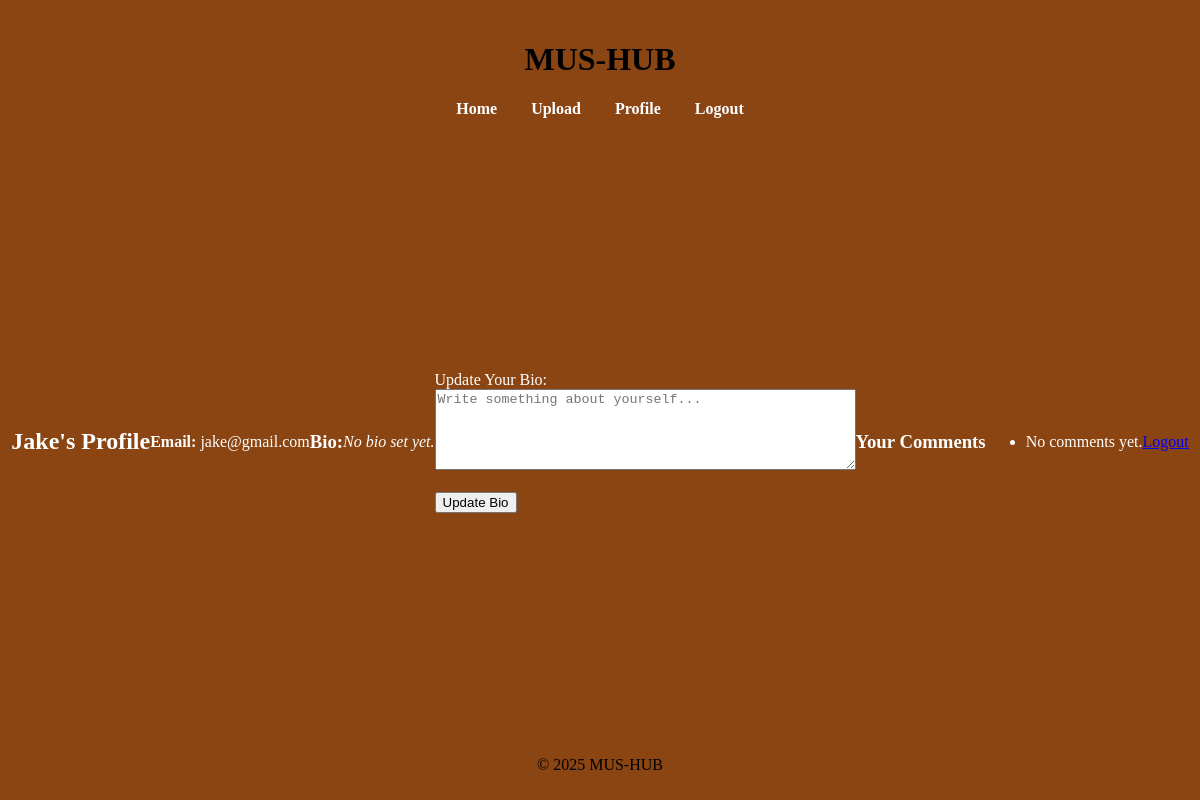
The app's page /profile (signed in), older data.
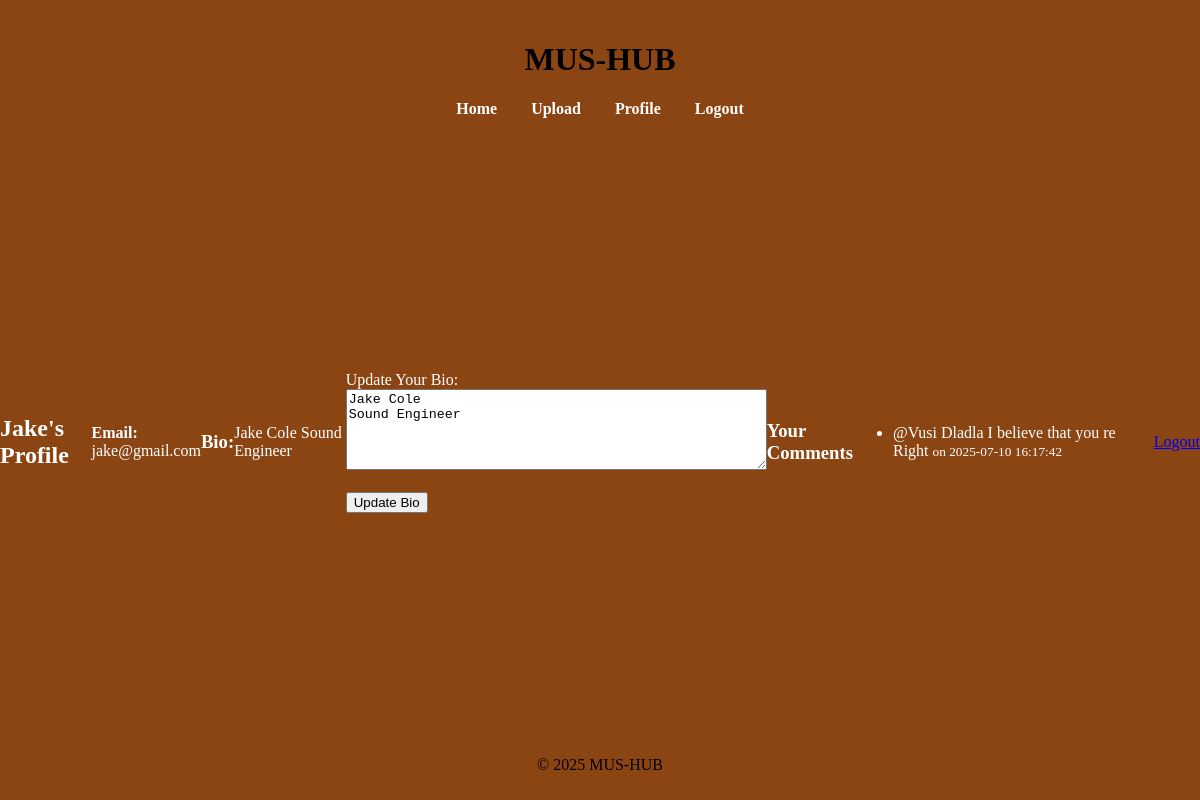
The same page, newer data.
### app.py (models this page shows)
class User(db.Model):
    UserID = db.Column(db.Integer, primary_key=True)
    Username = db.Column(db.String(80), nullable=False)
    Email = db.Column(db.String(120), unique=True, nullable=False)
    Password = db.Column(db.String(200), nullable=False)
    Role = db.Column(db.String(20), nullable=False)
    Bio = db.Column(db.String(500))
    comments = db.relationship('Comment', backref='author', lazy=True)

class Comment(db.Model):
    CommentID = db.Column(db.Integer, primary_key=True)
    ContentID = db.Column(db.Integer, db.ForeignKey('content.ContentID'), nullable=False)
    UserID = db.Column(db.Integer, db.ForeignKey('user.UserID'), nullable=False)
    CommentText = db.Column(db.Text, nullable=False)
    CommentDate = db.Column(db.DateTime, default=datetime.utcnow)
    user = db.relationship('User')  # For displaying commenter name

### app.py (the view, shortened to what this page needs)
@app.route('/profile', methods=['GET', 'POST'])
def profile():
    user_id = session.get('user_id')
    if user_id is None:
        return redirect(url_for('login'))
    user = User.query.get(user_id)
    return render_template('profile.html', user=user)

### templates/profile.html (shortened to what this page needs)
{% extends "base.html" %}
{% block content %}
<h2>{{ user.Username }}'s Profile</h2>
<p><strong>Email:</strong> {{ user.Email }}</p>
<h3>Bio:</h3>
{% if user.Bio %}
    <p>{{ user.Bio }}</p>
{% else %}
    <p><em>No bio set yet.</em></p>
{% endif %}
<form action="{{ url_for('profile') }}" method="POST">
    <label for="bio">Update Your Bio:</label><br>
    <textarea name="bio" id="bio" rows="5" cols="50" placeholder="Write something about yourself...">{{ user.Bio or '' }}</textarea><br><br>
    <button type="submit">Update Bio</button>
</form>
<h3>Your Comments</h3>
<ul>
    {% for comment in user.comments %}
        <li>{{ comment.CommentText }}
        <small>on {{ comment.CommentDate.strftime('%Y-%m-%d %H:%M:%S') }}</small></li>
    {% else %}
        <li>No comments yet.</li>
    {% endfor %}
</ul>
<a href="{{ url_for('logout') }}">Logout</a>
{% endblock %}

### templates/base.html (shortened to what this page needs)
<!DOCTYPE html>
<html lang="en">
<head>
    <link rel="stylesheet" href="{{ url_for('static', filename='base.css') }}">
</head>
<body>
    <header>
        <h1>MUS-HUB</h1>
        <nav>
            <ul>
                <li><a href="/">Home</a></li>
                <li><a href="/upload">Upload</a></li>
                {% if 'user_id' in session %}
                    <li><a href="{{ url_for('profile') }}">Profile</a></li>
                    <li><a href="{{ url_for('logout') }}">Logout</a></li>
                {% else %}
                    <li><a href="/register">Register</a></li>
                {% endif %}
            </ul>
        </nav>
    </header>
    <main>
        {% block content %}{% endblock %}
    </main>
    <footer>
        <p>&copy; 2025 MUS-HUB</p>
    </footer>
</body>
</html>

### static/base.css (style rules this page uses)
body { margin: 0; height: 100vh; display: flex; flex-direction: column; justify-content: space-between; align-items: center; background-color: hsl(25, 76%, 31%); background-image: url('https://images.unsplash.com/uploads/1412282232015a06e258a/4bdd2a58?fm=jpg&q=60&w=3000&ixlib=rb-4.1.0&ixid=M3wxMjA3fDB8MHxzZWFyY2h8N3x8bXVzaWMlMjBiYWNrZ3JvdW5kfGVufDB8fDB8fHww'); background-size: cover; background-position: center; animation: fade 5s infinite alternate; }
header { width: 100%; padding: 20px; text-align: center; background-color: rgba(139, 69, 19, 0.8); }
nav ul { list-style-type: none; padding: 0; }
nav ul li { display: inline; margin: 0 15px; }
nav a { color: white; text-decoration: none; font-weight: bold; }
main { flex: 1; display: flex; justify-content: center; align-items: center; color: white; }
footer { padding: 10px; text-align: center; background-color: rgba(139, 69, 19, 0.8); }

Row changes from the older to the newer data that the page shows:
changed User "Jake": Bio (not shown) → "Jake Cole Sound Engineer"; bio (not shown) → "Jake Cole Sound Engineer"
added Comment: CommentText "@Vusi Dladla I believe that you re Right", CommentDate "2025-07-10 16:17:42"
Text that changed along with them:
text no longer shown: "No bio set yet. No comments yet."
